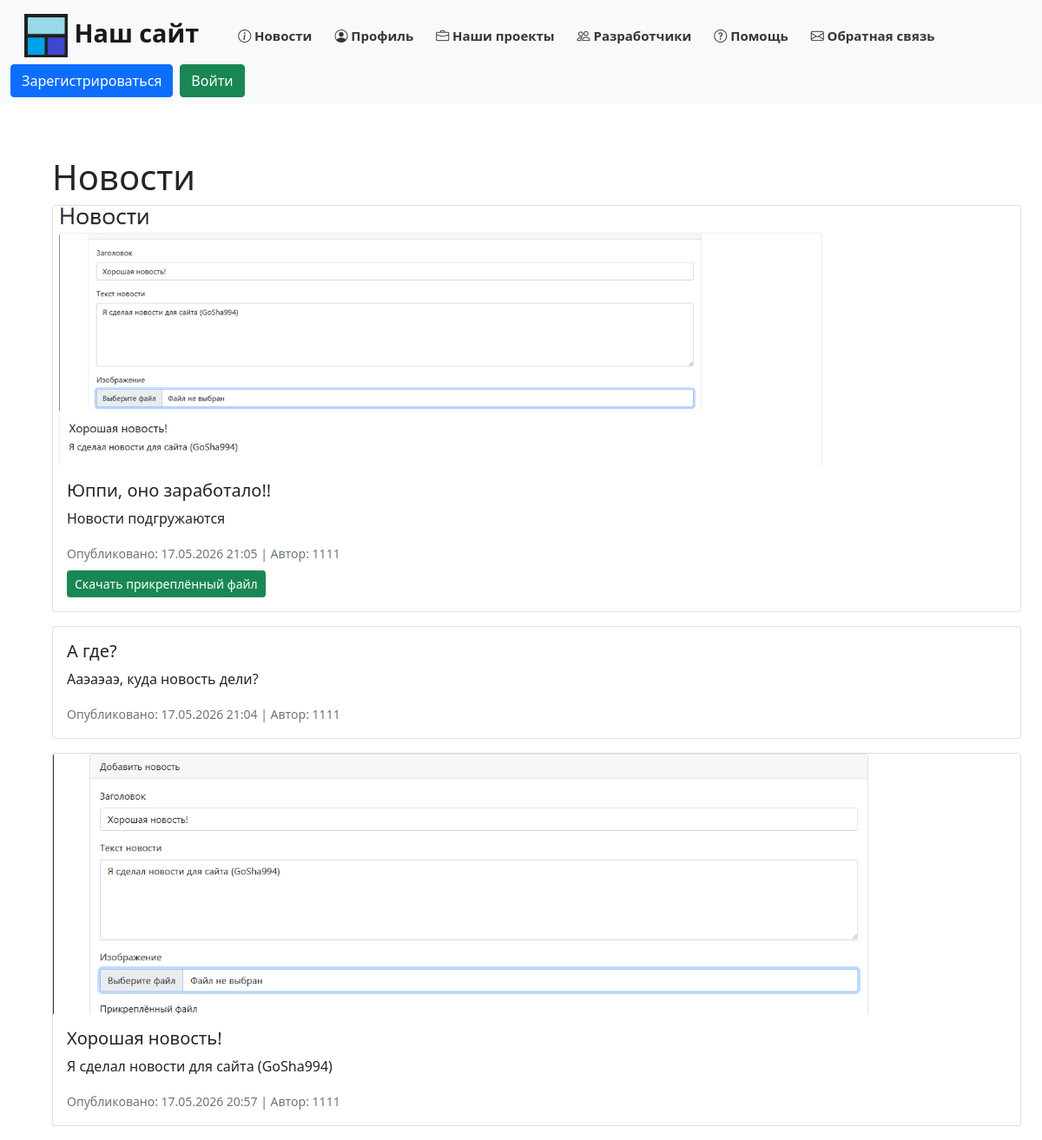
Page /news on the committed database.
### data/news.py (models this page shows)
class NewsPost(SqlAlchemyBase):
    __tablename__ = 'news'
    id = sqlalchemy.Column(sqlalchemy.Integer, primary_key=True, autoincrement=True)
    title = sqlalchemy.Column(sqlalchemy.String(200), nullable=False)
    content = sqlalchemy.Column(sqlalchemy.Text, nullable=False)
    image_filename = sqlalchemy.Column(sqlalchemy.String(300), nullable=True)
    file_filename = sqlalchemy.Column(sqlalchemy.String(300), nullable=True)
    author_id = sqlalchemy.Column(sqlalchemy.Integer, sqlalchemy.ForeignKey('users.id'))
    created_at = sqlalchemy.Column(sqlalchemy.DateTime, default=datetime.datetime.now)
    author = sqlalchemy.orm.relationship('User', lazy='joined')

### data/users.py (models this page shows, shortened)
class User(SqlAlchemyBase, UserMixin):
    __tablename__ = 'users'
    id = sqlalchemy.Column(sqlalchemy.Integer, primary_key=True, autoincrement=True)
    name = sqlalchemy.Column(sqlalchemy.String, nullable=True)
    about = sqlalchemy.Column(sqlalchemy.String, nullable=True)
    email = sqlalchemy.Column(sqlalchemy.String, index=True, unique=True, nullable=True)
    hashed_password = sqlalchemy.Column(sqlalchemy.String, nullable=True)
    created_date = sqlalchemy.Column(sqlalchemy.DateTime, default=datetime.datetime.now)
    admin_status = sqlalchemy.Column(sqlalchemy.Integer, default=0)

### main.py (the view, shortened to what this page needs)
@app.route("/news", methods=['GET', 'POST'])
def news():
    ALLOWED_ADMINISTRATORS = load_admins()
    db_sess_read = db_session.create_session()
    posts = db_sess_read.query(NewsPost).options(joinedload(NewsPost.author)).order_by(NewsPost.created_at.desc()).all()
    db_sess_read.close()  # Закрываем сразу после чтения
    form = None
    return render_template("news.html", title="Новости", news=posts, form=form, can_post=(form is not None))

### data/db_session.py (called while the page is built)
def create_session() -> Session:
    global __factory
    return __factory()

### main.py (called while the page is built)
def load_admins():
    return {'1111': 1}

@app.context_processor
def inject_active_page():
    return {'active_page': request.endpoint}

@app.after_request
def add_cors_headers(response):
    response.headers['Access-Control-Allow-Origin'] = '*'
    response.headers['Access-Control-Allow-Methods'] = 'GET, POST, OPTIONS'
    response.headers['Access-Control-Allow-Headers'] = 'Content-Type'
    return response

### templates/news.html (shortened to what this page needs)
{% extends "base.html" %}
{% block content %}
<h1>Новости</h1>
{% for item in news %}
<div class="card mb-3">
    {% if item.image_filename %}
    <img src="{{ url_for('static', filename=item.image_filename.split('static/')[-1]) }}"
         class="card-img-top" style="max-height: 300px; object-fit: cover;">
    {% endif %}
    <div class="card-body">
        <h5 class="card-title">{{ item.title }}</h5>
        <p class="card-text">{{ item.content }}</p>
        <small class="text-muted">
            Опубликовано: {{ item.created_at.strftime('%d.%m.%Y %H:%M') }} | Автор: {{ item.author.name }}
        </small>
        {% if item.file_filename %}
        <div class="mt-2">
            <a href="{{ url_for('static', filename=item.file_filename.split('static/')[-1]) }}" class="btn btn-sm btn-success" download>Скачать прикреплённый файл</a>
        </div>
        {% endif %}
    </div>
</div>
{% else %}
<p>Пока нет новостей.</p>
{% endfor %}
{% endblock %}

### templates/base.html (shortened to what this page needs)
<!doctype html>
<html lang="en">
<head>
    <link rel="stylesheet"
          href="https://cdn.jsdelivr.net/npm/bootstrap@5.0.0-beta1/dist/css/bootstrap.min.css"
>
</head>
<body>
<header>
    <link rel="stylesheet" href="https://cdn.jsdelivr.net/npm/bootstrap-icons@1.11.3/font/bootstrap-icons.min.css">
    <nav class="navbar navbar-light bg-light fixed-top">
        <div class="container-fluid">
            <div class="d-flex align-items-center">
                <a class="navbar-brand" href="/">
                    <img src="{{ url_for('static', filename='assets/icon.png') }}"
                         width="50"
                         height="50"
                         alt="Ошибка загрузки изображения">
                    Наш сайт
                </a>
                <a class="btn btn-light btn-custom-light rounded-4" href="/news"><i class="bi bi-info-circle"></i>
                    Новости</a>
                <a class="btn btn-light btn-custom-light rounded-4" href="/profile"><i class="bi-person-circle"></i>
                    Профиль</a>
                <a class="btn btn-light btn-custom-light rounded-4" href="/projects"><i class="bi bi-briefcase"></i>
                    Наши проекты</a>
                <a class="btn btn-light btn-custom-light rounded-4" href="/developers"><i class="bi bi-people"></i>
                    Разработчики</a>
                <a class="btn btn-light btn-custom-light rounded-4" href="/help"><i class="bi bi-question-circle"></i>
                    Помощь</a>
                <a class="btn btn-light btn-custom-light rounded-4" href="/re-help"><i class="bi bi-envelope"></i>
                    Обратная связь</a>
            </div>
            <div class="d-flex align-items-center">
                {% if current_user.is_authenticated %}
                <span class="navbar-text me-2">
                    Аккаунт: {{ current_user.name }}
                </span>
                <a class="btn btn-outline-danger" href="/logout">Выйти</a>
                {% else %}
                <a class="btn btn-primary me-2" href="/register">Зарегистрироваться</a>
                <a class="btn btn-success" href="/login">Войти</a>
                {% endif %}
            </div>
        </div>
    </nav>
</header>
<main style="margin-top: 180px;">
    <div role="main" class="container mt-4 mx-5">
        {% block content %}{% endblock %}
    </div>
</main>
</body>
</html>

### templates/base.html (style rules this page uses)
.btn-custom-light { border-radius: 0.5rem; color: #363636; font-weight: 650; font-family: 'Segoe UI', Tahoma, Geneva, Verdana, sans-serif; font-size: 15px; }
.navbar-brand { border-radius: 0.3rem; padding: 8px 16px; font-weight: 700; font-family: 'Segoe UI', Tahoma, Geneva, Verdana, sans-serif; font-size: 180%; }

### rows in the picture
NewsPost: image_filename (picture), title "Юппи, оно заработало!!", content "Новости подгружаются", created_at "17.05.2026 21:05", author.name "1111"
NewsPost: title "А где?", content "Ааэаэаэ, куда новость дели?", created_at "17.05.2026 21:04", author.name "1111"
NewsPost: image_filename (picture), title "Хорошая новость!", content "Я сделал новости для сайта (GoSha994)", created_at "17.05.2026 20:57", author.name "1111"
